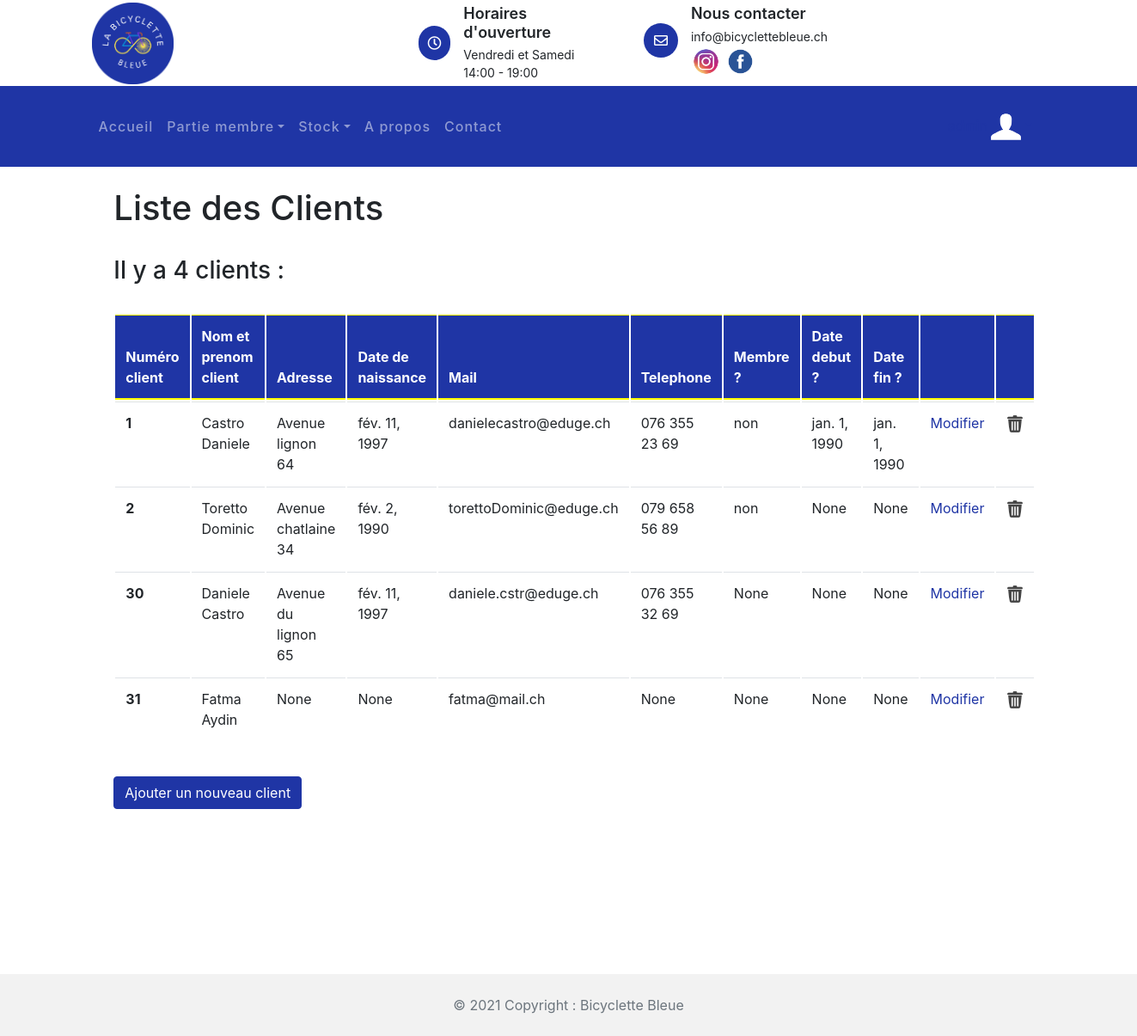
Before: /client/ (signed in) with the older database file.
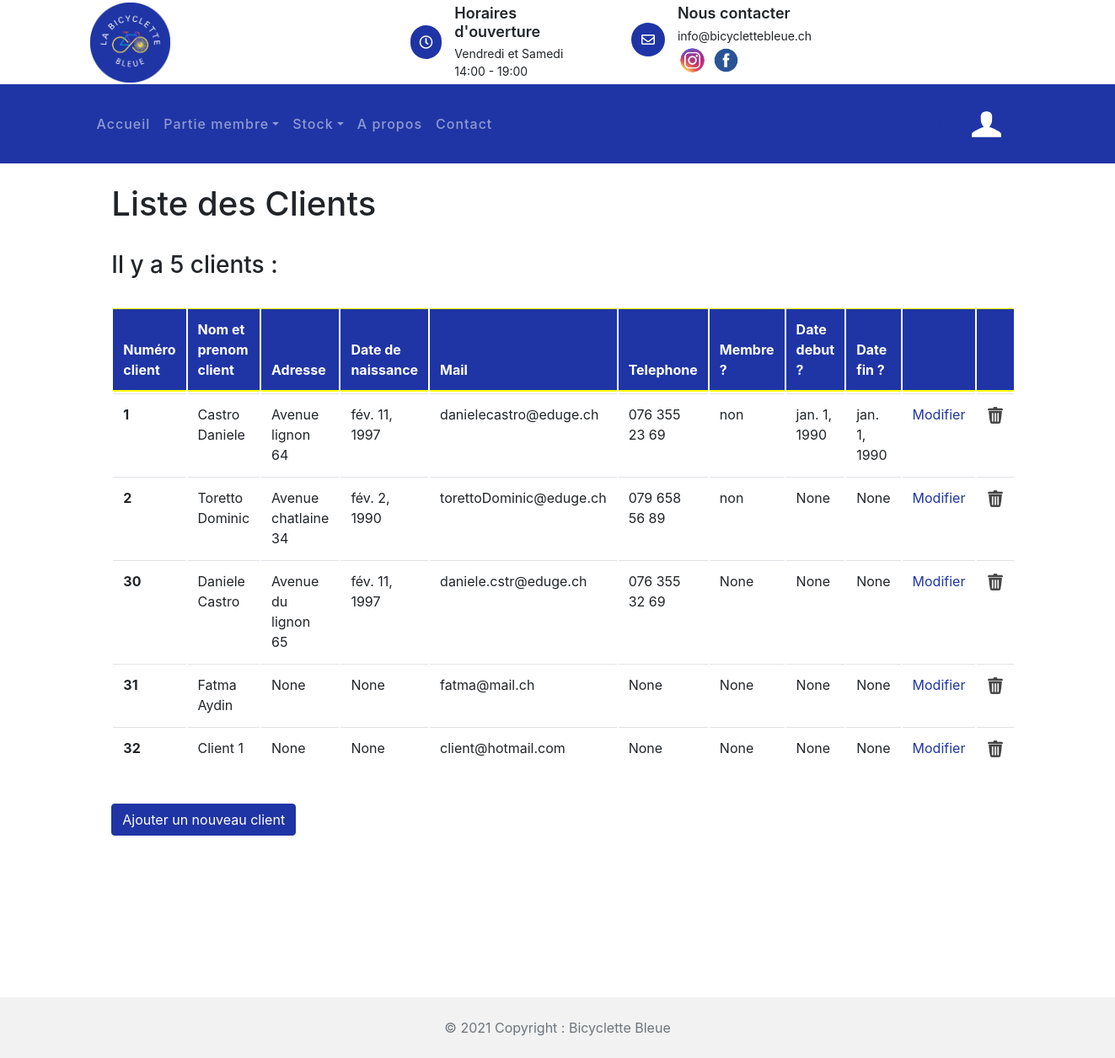
After: the same page with the newer database file.
### statistique/models.py (models this page shows, shortened)
class Client(models.Model):
    cli_id = models.AutoField(db_column='CLI_ID', primary_key=True)  # Field name made lowercase.
    cli_nom = models.CharField(db_column='CLI_NOM', blank=True, null=True, max_length=100)  # Field name made lowercase.
    cli_prenom = models.CharField(db_column='CLI_PRENOM', blank=True, null=True, max_length=100)  # Field name made lowercase.
    cli_adresseposte = models.CharField(db_column='CLI_ADRESSEPOSTE', blank=True, null=True, max_length=100)  # Field name made lowercase.
    cli_date_naissance = models.DateField()  # Field name made lowercase.
    cli_mail = models.CharField(db_column='CLI_MAIL', blank=True, null=True, max_length=100)  # Field name made lowercase.
    cli_tel = models.CharField(db_column='CLI_TEl', blank=True, null=True, max_length=100)  # Field name made lowercase.
    cli_membre = models.CharField(db_column='CLI_MEMBRE', blank=True, null=True, max_length=100)  # Field name made lowercase.
    cli_date_debut = models.DateField()  # Field name made lowercase.
    cli_date_fin = models.DateField()  # Field name made lowercase.
    class Meta:
        managed = False
        db_table = 'Client'

### client/views.py (the view)
# urls.py: path('client/',include('client.urls')),
@login_required(login_url='/compte/login')
def client(request):
    client = Client.objects.all()
    client_number = client.count()
    messageNbClient = f'{client_number} clients :'
    if client_number == 1:
        messageNbClient = f'{client_number} client :'
    context = {
        'client' : client,
        'messageNbClient' : messageNbClient,
    }
    return render(request, 'client/client.html', context)

### client/templates/client/client.html
{% extends 'template_base.html' %}
{% load static %}
{% block contenu %}
        <link href="{% static 'css/bootstrap.min.css' %}" rel="stylesheet">
        <link href="{% static 'lib/flaticon/font/flaticon.css' %}" rel="stylesheet">
        <link href="{% static 'lib/animate/animate.min.css' %}" rel="stylesheet">
        <link href="{% static 'lib/owlcarousel/assets/owl.carousel.min.css' %}" rel="stylesheet">
    <br>
<h1 style="margin-left: 10%">Liste des Clients</h1>
    <br>
    <h3 style="margin-left: 10%">Il y a {{ messageNbClient }}</h3>
<br>
 <table class="table">
  <thead class="thead-dark">
    <tr>
      <th scope="col" >Numéro client</th>
      <th scope="col">Nom et prenom client</th>
      <th scope="col">Adresse</th>
      <th scope="col">Date de naissance</th>
      <th scope="col">Mail</th>
      <th scope="col">Telephone</th>
      <th scope="col">Membre ?</th>
      <th scope="col">Date debut ?</th>
      <th scope="col">Date fin ?</th>
      <th scope="col"></th>
      <th scope="col"></th>
    </tr>
  </thead>
  <tbody>
  {% for client in client %}
    <tr>
      <th  scope="row">{{client.cli_id}}</th>
      <td><a>{{client.cli_nom}} {{client.cli_prenom}}</a></td>
      <td>{{client.cli_adresseposte}}</td>
      <td>{{client.cli_date_naissance}}</td>
      <td>{{client.cli_mail}}</td>
      <td>{{client.cli_tel}}</td>
      <td>{{client.cli_membre}}</td>
      <td>{{client.cli_date_debut}}</td>
      <td>{{client.cli_date_fin}}</td>
      <td><a href="{% url 'client:modifierClient'  client.cli_id%}">Modifier</a></td>
      <td><a href="{% url 'client:supprimerClient' client.cli_id%}"><img class="imagePoubelle" src="{% static 'img/poubelle.png' %}" alt="Image"></a></td>
    </tr>
  {% endfor %}
  </tbody>
</table>
<br>
<a href="{% url 'client:nouveauClient' %}" class="btn btn-primary" role="button" aria-pressed="true" style="margin-left: 10%">Ajouter un nouveau client</a>
<br>
{% endblock %}

### templates/template_base.html (shortened to what this page needs)
{% load static %}
<!DOCTYPE html>
<html lang="en">
    <head>
        <link rel="stylesheet" type="text/css" href="{% static 'css/bootstrap.min.css' %}">
        <link href="https://cdnjs.cloudflare.com/ajax/libs/font-awesome/5.10.0/css/all.min.css" rel="stylesheet">
        <link rel="stylesheet" type="text/css" href="{% static 'css/style.css' %}">
    </head>
    <body>
        <div class="top-bar">
            <div class="container">
                <div class="row align-items-center">
                    <div class="col-lg-4 col-md-12">
                        <div class="logo">
                            <a href="{% url 'accueil:index' %}">
                                <img src="{% static 'img/logo.png' %}" alt="Image">
                            </a>
                        </div>
                    </div>
                    <div class="col-lg-8 col-md-7 d-none d-lg-block">
                        <div class="row">
                            <div class="col-4">
                                <div class="top-bar-item">
                                    <div class="top-bar-icon">
                                        <i class="far fa-clock"></i>
                                    </div>
                                    <div class="top-bar-text">
                                        <h3>Horaires d'ouverture</h3>
                                        <p>Vendredi et Samedi</p>
                                        <p>14:00 - 19:00</p>
                                    </div>
                                </div>
                            </div>
                            <div class="col-4">
                                <div class="top-bar-item">
                                    <div class="top-bar-icon">
                                        <i class="far fa-envelope"></i>
                                    </div>
                                    <div class="top-bar-text">
                                        <h3>Nous contacter</h3>
                                        <p>info@bicyclettebleue.ch</p>
                                        <a href="https://www.instagram.com/bicyclette_bleue/"><img src="{% static 'img/instagram.png' %}" alt="Image" style="width: 35px; height: 35px"></a>
                                        <a href="https://www.facebook.com/bicyclettebleuegeneve/"><img src="{% static 'img/facebook.png' %}" alt="Image" style="width: 37px; height: 37px"></a>
                                    </div>
                                </div>
                            </div>
                        </div>
                    </div>
                </div>
            </div>
        </div>
        <div class="nav-bar">
            <div class="container">
                <nav class="navbar navbar-expand-lg bg-dark navbar-dark">
                    <div class="collapse navbar-collapse justify-content-between" id="navbarCollapse">
                        <div class="navbar-nav mr-auto">
                            <a href="{% url 'accueil:index' %}" class="nav-item nav-link">Accueil</a>
                            {% if user.is_authenticated and not user.is_superuser%}
                            <div class="nav-item dropdown">
                                <a href="#" class="nav-link dropdown-toggle" data-toggle="dropdown">Partie client</a>
                                <div class="dropdown-menu">
                                    <a href="{% url 'location:locationClient' request.user.id %}" class="dropdown-item">Mes locations</a>
                                    <a href="{% url 'location:choixVeloClient' %}" class="dropdown-item">Reserver un vélo</a>
                                    <a href="{% url 'compte:monCompte' %}" class="dropdown-item">Mon compte</a>
                                    <a href="{% url 'reparation:indexReparations' %}" class="dropdown-item">Mes réparations</a>
                                </div>
                            </div>
                            {% elif user.is_superuser %}
                            <div class="nav-item dropdown">
                                <a href="#" class="nav-link dropdown-toggle" data-toggle="dropdown">Partie membre</a>
                            </div>
                            <div class="nav-item dropdown">
                                <a href="#" class="nav-link dropdown-toggle" data-toggle="dropdown">Stock</a>
                            </div>
                            {% endif %}
                            <a href="{% url 'accueil:a_propos' %}" class="nav-item nav-link">A propos</a>
                            <a href="{% url 'accueil:contact' %}" class="nav-item nav-link">Contact</a>
                        </div>
                            <div class="nav-item dropdown">
                            {% if user.is_authenticated %}
                                <a href="#" class="nav-link dropdown-toggle" data-toggle="dropdown"> <span>{{request.user}}</span> <img src="{% static 'img/monCompte2.png' %}" alt="Image" style="width: 35px; height: 35px"></a>
                            {% else %}
                                <a class="btn btn-custom" href="{% url 'compte:login' %}">Se connecter</a>
                                <a class="btn btn-custom" href="{% url 'compte:inscription' %}">S'inscrire</a>
                            {% endif %}
                            </div>
                    </div>
                </nav>
            </div>
        </div>
{% block contenu %}{% endblock %}
<br><br><br><br><br><br><br><br>
<foot class="text-center text-lg-start bg-light text-muted">
  <div class="text-center p-4" style="background-color: rgba(0, 0, 0, 0.05);">
    © 2021 Copyright :
    <a class="text-reset fw-bold">Bicyclette Bleue</a>
  </div>
</foot>
    </body>
</html>

### accueil/static/css/style.css (style rules this page uses)
table { border-collapse: separate; }
.imagePoubelle { width: 20px; height: 20px; }
.table { height: 100px; width: 80%; padding-left: 10%; padding-right: 10%; border-collapse: separate ; }
body { color: #444444; font-weight: 400; background: #ffffff; font-family: 'Barlow', sans-serif; }
h1, h2, h3, h4, h5, h6 { color: #1F35A5; }
a { color: #1F35A5; transition: .3s; }
.top-bar { position: relative; height: 100px; display: flex; align-items: center; background: #ffffff; }
.top-bar .logo { text-align: left; overflow: hidden; }
.top-bar .logo img { max-width: 100%; max-height: 95px; }
.top-bar .top-bar-item { display: flex; align-items: center; justify-content: flex-end; }
.top-bar .top-bar-icon { width: 40px; height: 40px; display: flex; align-items: center; justify-content: center; background: #1F35A5; border-radius: 40px; }
.top-bar .top-bar-icon i { margin: 0; color: #ffffff; font-size: 16px; }
.top-bar .top-bar-text { padding-left: 15px; }
.top-bar .top-bar-text h3 { margin: 0 0 5px 0; font-size: 18px; font-weight: 600; }
.top-bar .top-bar-text p { margin: 0; font-size: 14px; font-weight: 400; }
.nav-bar { position: relative; background: #1F35A5; }
.nav-bar .navbar { padding: 20px 0; background: #1F35A5 !important; transition: .3s; }
.navbar-dark .navbar-nav .nav-link, .navbar-dark .navbar-nav .nav-link:focus, .navbar-dark .navbar-nav .nav-link:hover, .navbar-dark .navbar-nav .nav-link.active { color: #ffffff; padding: 15px; font-weight: 500; letter-spacing: 1px; }

Changed rows visible on the page:
added Client: cli_id "32", cli_nom "Client", cli_prenom "1", cli_adresseposte "None", cli_date_naissance "None", cli_mail "client@hotmail.com", cli_tel "None", cli_membre "None", cli_date_debut "None", cli_date_fin "None"
Other visible differences:
{{ messageNbClient }}: "4 clients :" → "5 clients :"
